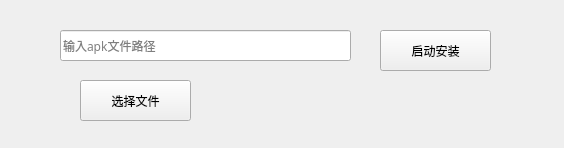
<?xml version="1.0" encoding="UTF-8"?>
<ui version="4.0">
 <class>Form</class>
 <widget class="QWidget" name="Form">
  <property name="geometry">
   <rect>
    <x>0</x>
    <y>0</y>
    <width>564</width>
    <height>148</height>
   </rect>
  </property>
  <property name="font">
   <font>
    <family>MiSans</family>
   </font>
  </property>
  <property name="windowTitle">
   <string>安装软件</string>
  </property>
  <property name="windowIcon">
   <iconset resource="main.qrc">
    <normaloff>:/img/img/应用管理.png</normaloff>:/img/img/应用管理.png</iconset>
  </property>
  <widget class="QLineEdit" name="lineEdit">
   <property name="geometry">
    <rect>
     <x>60</x>
     <y>30</y>
     <width>291</width>
     <height>31</height>
    </rect>
   </property>
   <property name="placeholderText">
    <string>输入apk文件路径</string>
   </property>
  </widget>
  <widget class="QPushButton" name="pushButton">
   <property name="geometry">
    <rect>
     <x>380</x>
     <y>30</y>
     <width>111</width>
     <height>41</height>
    </rect>
   </property>
   <property name="text">
    <string>启动安装</string>
   </property>
  </widget>
  <widget class="QPushButton" name="pushButton_2">
   <property name="geometry">
    <rect>
     <x>80</x>
     <y>80</y>
     <width>111</width>
     <height>41</height>
    </rect>
   </property>
   <property name="text">
    <string>选择文件</string>
   </property>
  </widget>
 </widget>
 <resources>
  <include location="main.qrc"/>
 </resources>
 <connections/>
</ui>
